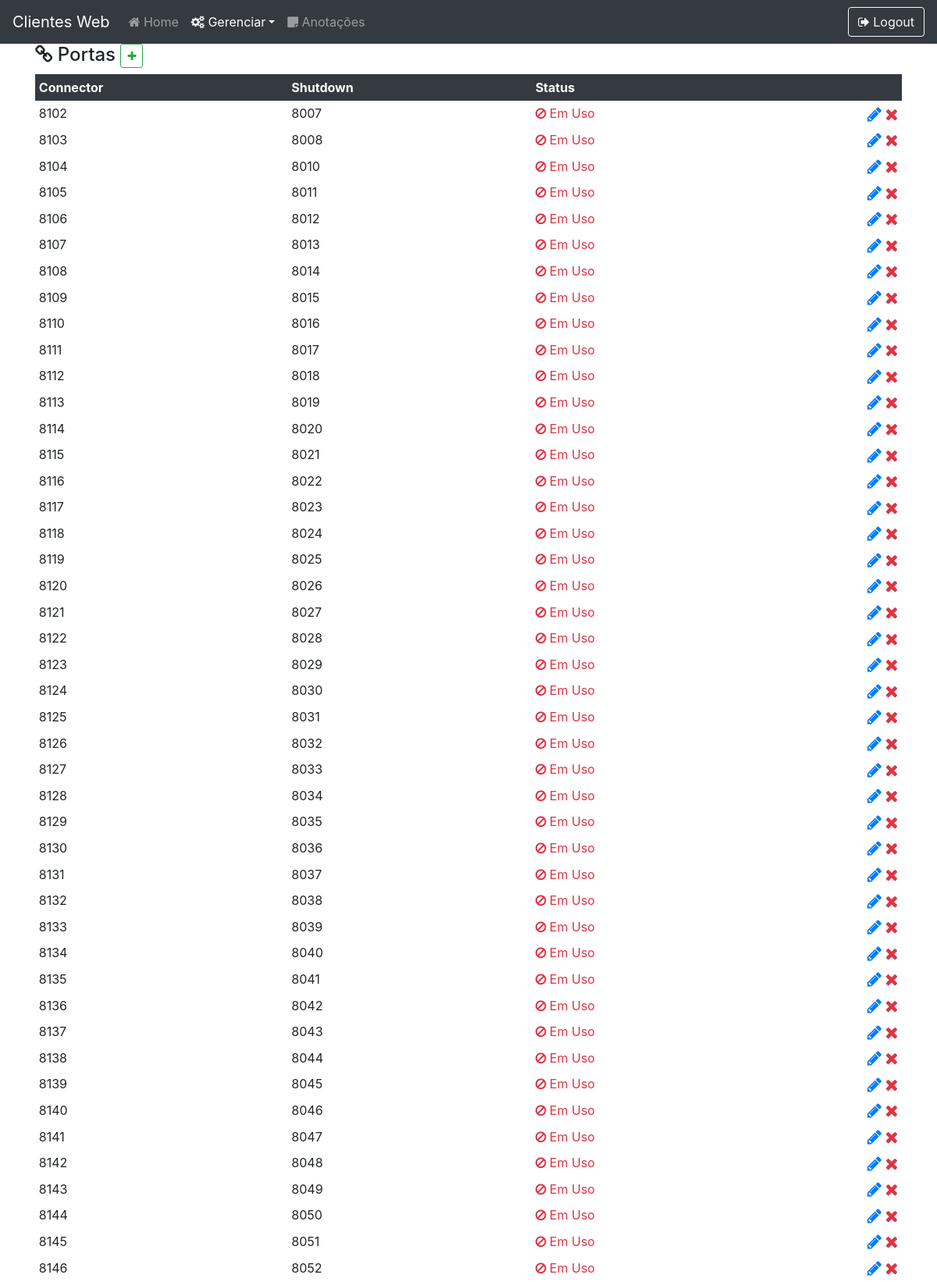
The page /manager/port (signed in, upper part) on the database its author committed.
### core/models.py (models this page shows, shortened)
class Port(models.Model):
    STATUS = (
        (1, "Livre"),
        (2, "Em Uso")
    )
    connector = models.IntegerField('Connector Port')
    shutdown = models.IntegerField('Shutdown Port')
    status = models.IntegerField('Status', choices=STATUS, default=1)
    server = models.ForeignKey(Server, on_delete=models.CASCADE, null=True)

### core/views.py (the view)
# urls.py: path('manager/port', managerPort, name='managerPort'),
def managerPort(request):
    if str(request.user) != 'AnonymousUser':
        context = {
            'ports': Port.objects.all().order_by('connector')
        }
        return render(request, 'manager-port.html', context)
    else:
        return loginUser(request)

### core/templates/manager-port.html (shortened to what this page needs)
{% load static %}
{% load custom_filters %}
<!DOCTYPE html>
<html lang="pt-br">
<head>
    <link rel="stylesheet" href="{% static 'css/style.css' %}">
    <link rel="stylesheet" href="https://cdnjs.cloudflare.com/ajax/libs/font-awesome/4.7.0/css/font-awesome.min.css">
    <link rel="stylesheet" href="https://stackpath.bootstrapcdn.com/bootstrap/4.5.0/css/bootstrap.min.css">
</head>
<body>
    <nav class="navbar stick-top navbar-expand-lg navbar-dark bg-dark">
        <a class="navbar-brand" href="{% url 'index' %}">Clientes Web</a>
        <div class="collapse navbar-collapse" id="navbarTogglerDemo03">
            <ul class="navbar-nav mr-auto mt-2 mt-lg-0 navbar-left">
                <li class="nav-item"><a class="nav-link" href="{% url 'index' %}"><i class="fa fa-home"></i> Home</a></li>
                <li class="nav-item dropdown">
                    <a class="nav-link active dropdown-toggle" id="navbarDropdown" role="button" data-toggle="dropdown" aria-haspopup="true" aria-expanded="false"><i class="fa fa-cogs"></i> Gerenciar</a>
                </li>
                <li class="nav-item"><a class="nav-link" href="{% url 'notes' %}"><i class="fa fa-sticky-note"></i> Anotações</a></li>
            </ul>
            <a href="{% url 'logout' %}" type="button" class="btn btn-outline-light"><i class="fa fa-sign-out"></i> Logout</a>
        </div>
    </nav>
    <div class="container">
        <h4>
            <i class="fa fa-chain"></i> Portas
            <a href="{% url 'newPort' %}" type="button" class="btn btn-sm btn-outline-success text-success"><i class="fa fa-plus"></i></a>
        </h4>
        <div class="table-responsive">
            <table class="table table-sm table-hover table-borderless">
                <thead class="thead-dark">
                    <tr>
                        <th scope="col">Connector</th>
                        <th scope="col">Shutdown</th>
                        <th scope="row">Status</th>
                        <th scope="col"></th>
                    </tr>
                </thead>
                <tbody>
                    {% for port in ports %}
                        <tr ondblclick="editPort({{ port.id }});">
                            <td scope="row">{{ port.connector }}</td>
                            <td>{{ port.shutdown }}</td>
                            {% if port.status == 1 %}
                                <td class="text-success"><i class="fa fa-check-circle"></i> {{ port.get_status_display }}</td>
                            {% else %}
                                <td class="text-danger"><i class="fa fa-ban"></i> {{ port.get_status_display }}</td>
                            {% endif %}
                            <td class="text-right">
                                <a href="{% url 'editPort' idPort=port.id %}" class="text-primary"><i class="fa fa-pencil fa-lg"></i></a>
                                <a href="{% url 'deletePort' idPort=port.id %}" class="text-danger"><i class="fa fa-remove fa-lg"></i></a>
                            </td>
                        </tr>
                    {% endfor %}
                </tbody>
            </table>
        </div>
    </div>
</body>
</html>

### rows shown on the page
Port: connector "8102", shutdown "8007", status "Em Uso"
Port: connector "8103", shutdown "8008", status "Em Uso"
Port: connector "8104", shutdown "8010", status "Em Uso"
Port: connector "8105", shutdown "8011", status "Em Uso"
Port: connector "8106", shutdown "8012", status "Em Uso"
Port: connector "8107", shutdown "8013", status "Em Uso"
Port: connector "8108", shutdown "8014", status "Em Uso"
Port: connector "8109", shutdown "8015", status "Em Uso"
Port: connector "8110", shutdown "8016", status "Em Uso"
Port: connector "8111", shutdown "8017", status "Em Uso"
Port: connector "8112", shutdown "8018", status "Em Uso"
Port: connector "8113", shutdown "8019", status "Em Uso"
Port: connector "8114", shutdown "8020", status "Em Uso"
Port: connector "8115", shutdown "8021", status "Em Uso"
Port: connector "8116", shutdown "8022", status "Em Uso"
Port: connector "8117", shutdown "8023", status "Em Uso"
Port: connector "8118", shutdown "8024", status "Em Uso"
Port: connector "8119", shutdown "8025", status "Em Uso"
Port: connector "8120", shutdown "8026", status "Em Uso"
Port: connector "8121", shutdown "8027", status "Em Uso"
Port: connector "8122", shutdown "8028", status "Em Uso"
Port: connector "8123", shutdown "8029", status "Em Uso"
Port: connector "8124", shutdown "8030", status "Em Uso"
Port: connector "8125", shutdown "8031", status "Em Uso"
Port: connector "8126", shutdown "8032", status "Em Uso"
Port: connector "8127", shutdown "8033", status "Em Uso"
Port: connector "8128", shutdown "8034", status "Em Uso"
Port: connector "8129", shutdown "8035", status "Em Uso"
Port: connector "8130", shutdown "8036", status "Em Uso"
Port: connector "8131", shutdown "8037", status "Em Uso"
Port: connector "8132", shutdown "8038", status "Em Uso"
Port: connector "8133", shutdown "8039", status "Em Uso"
Port: connector "8134", shutdown "8040", status "Em Uso"
Port: connector "8135", shutdown "8041", status "Em Uso"
Port: connector "8136", shutdown "8042", status "Em Uso"
Port: connector "8137", shutdown "8043", status "Em Uso"
Port: connector "8138", shutdown "8044", status "Em Uso"
Port: connector "8139", shutdown "8045", status "Em Uso"
Port: connector "8140", shutdown "8046", status "Em Uso"
Port: connector "8141", shutdown "8047", status "Em Uso"
Port: connector "8142", shutdown "8048", status "Em Uso"
Port: connector "8143", shutdown "8049", status "Em Uso"
Port: connector "8144", shutdown "8050", status "Em Uso"
Port: connector "8145", shutdown "8051", status "Em Uso"
Port: connector "8146", shutdown "8052", status "Em Uso"
